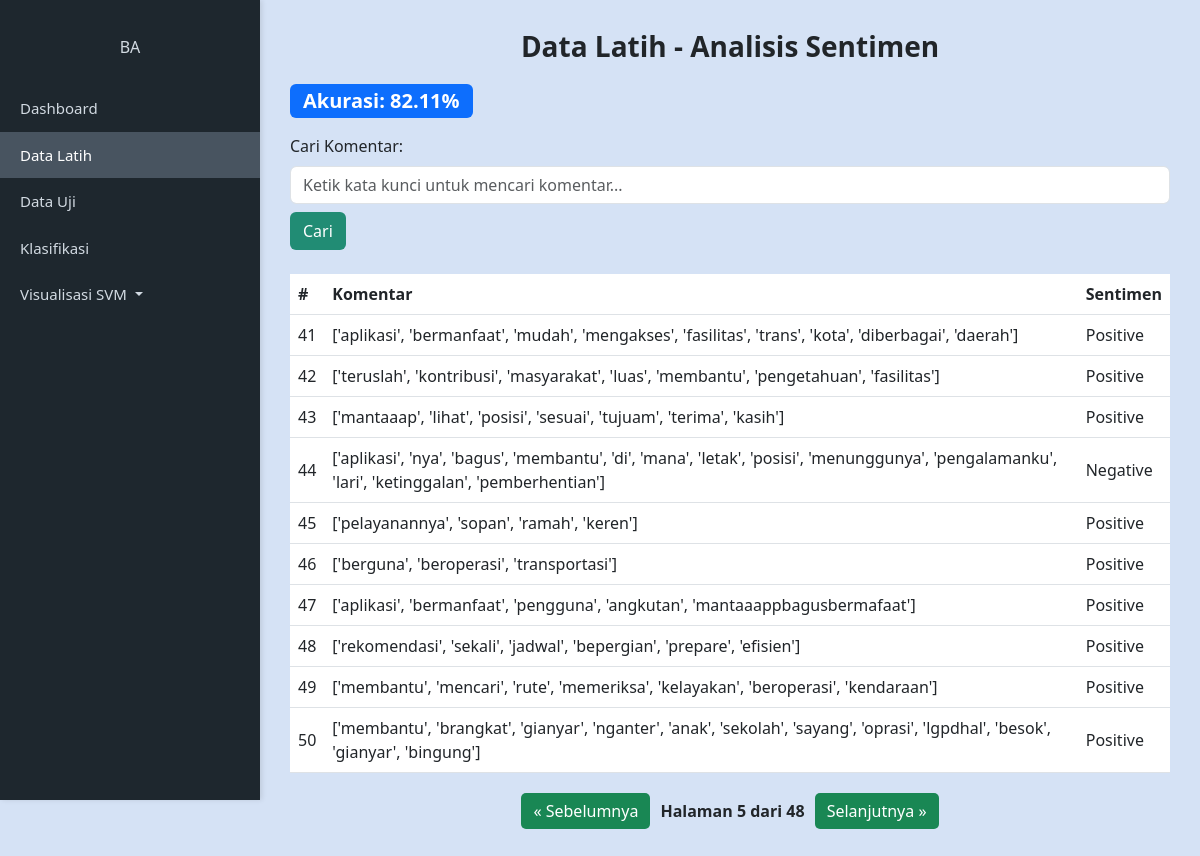
The app's page /?page=5 with its own data.
### tables this page shows
CREATE TABLE "komentar" (
"komentar" TEXT,
  "sentimen" TEXT
);

### main.py (the view)
@app.route('/', methods=['GET'])
def index():
    search_query = request.args.get('search', default="", type=str)
    page = request.args.get('page', default=1, type=int)
    per_page = 10
    offset = (page - 1) * per_page
    conn = sqlite3.connect('DatabaseKAI.db')
    conn.row_factory = sqlite3.Row
    cursor = conn.cursor()
    cursor.execute("SELECT COUNT(*) FROM komentar WHERE komentar LIKE ?", ('%' + search_query + '%',))
    total_rows = cursor.fetchone()[0]
    total_pages = math.ceil(total_rows / per_page)
    cursor.execute("SELECT * FROM komentar WHERE komentar LIKE ? LIMIT ? OFFSET ?", ('%' + search_query + '%', per_page, offset))
    rows = cursor.fetchall()
    highlighted_rows = []
    for row in rows:
        komentar = row["komentar"]
        if search_query:
            pattern = re.compile(re.escape(search_query), re.IGNORECASE)
            komentar = pattern.sub(lambda m: f"<mark>{m.group(0)}</mark>", komentar)
        highlighted_rows.append({
            "komentar": Markup(komentar),
            "sentimen": row["sentimen"]
        })
    with open('./static/akurasi.txt', 'r') as f:
        akurasi_nilai = float(f.read())
    cursor.execute("SELECT COUNT(*) FROM komentar WHERE sentimen='Positif'")
    positif_count = cursor.fetchone()[0]
    cursor.execute("SELECT COUNT(*) FROM komentar WHERE sentimen='Negatif'")
    negatif_count = cursor.fetchone()[0]
    total_count = positif_count + negatif_count
    positif_percent = (positif_count / total_count) * 100 if total_count > 0 else 0
    negatif_percent = (negatif_count / total_count) * 100 if total_count > 0 else 0
    conn.close()
    return render_template('index.html',
                           tabel=highlighted_rows,
                           current_page=page,
                           total_pages=total_pages,
                           search_query=search_query,
                           akurasi=round(akurasi_nilai, 2),
                           positif_percent=round(positif_percent, 2),
                           negatif_percent=round(negatif_percent, 2)
                           )

### templates/index.html (shortened to what this page needs)
    <!DOCTYPE html>
    <html lang="id">
    <head>
        <link href="https://cdn.jsdelivr.net/npm/bootstrap@5.3.0/dist/css/bootstrap.min.css" rel="stylesheet">
        <link rel="stylesheet" type="text/css" href="{{ url_for('static', filename='styles.css') }}">
    </head>
    <body>
        <div class="sidebar">
            <div class="profile">
                <h6 class="mt-2">BA</h6>
            </div>
            <a href="#" class="nav-link">Dashboard</a>
            <a href="#" class="nav-link active">Data Latih</a>
            <a href="#" class="nav-link">Data Uji</a>
            <a href="#" class="nav-link">Klasifikasi</a>
            <a class="nav-link dropdown-toggle" href="#" id="visualisasiDropdown" role="button" data-bs-toggle="dropdown" aria-expanded="false">
                Visualisasi SVM
            </a>
        </div>
        <div class="main-content">
            <h3 class="header-title">Data Latih - Analisis Sentimen</h3>
            <div class="d-flex justify-content-between align-items-center mb-3">
                <div class="badge bg-primary fs-5">Akurasi: {{ akurasi }}%</div>
            </div>
            <div class="mb-4">
                <label for="searchInput" class="form-label">Cari Komentar:</label>
                <form action="{{ url_for('index') }}" method="get">
                    <input type="text" id="searchInput" class="form-control" name="search" value="{{ search_query }}"
                        placeholder="Ketik kata kunci untuk mencari komentar..." />
                    <button class="btn btn-custom mt-2" type="submit">Cari</button>
                </form>
            </div>
            <table class="table">
                <thead>
                    <tr>
                        <th>#</th>
                        <th>Komentar</th>
                        <th>Sentimen</th>
                    </tr>
                </thead>
                <tbody>
                    {% for row in tabel %}
                    <tr>
                        <td>{{ loop.index + ((current_page - 1) * 10) }}</td>
                        <td>{{ row.komentar | safe }}</td>
                        <td>{{ row['sentimen'] }}</td>
                    </tr>
                    {% endfor %}
                </tbody>
            </table>
            <div class="pagination" style="margin-top: 20px;">
                {% if current_page > 1 %}
                <a href="{{ url_for('index', page=current_page-1) }}">&laquo; Sebelumnya</a>
                {% endif %}
                <span>Halaman {{ current_page }} dari {{ total_pages }}</span>
                {% if current_page < total_pages %} <a href="{{ url_for('index', page=current_page+1) }}">Selanjutnya
                    &raquo;</a>
                    {% endif %}
            </div>
        </div>
    </body>
    </html>

### static/styles.css (style rules this page uses)
body { margin: 0; font-family: 'Segoe UI', Tahoma, Geneva, Verdana, sans-serif; background-color: #d5e2f5; display: flex; }
.sidebar { width: 260px; background-color: #1e272e; color: #d2dae2; height: 100vh; position: fixed; box-shadow: 2px 0 5px rgba(0, 0, 0, 0.1); }
.sidebar .profile { text-align: center; padding: 30px 10px 20px; }
.sidebar .nav-link { color: #d2dae2; padding: 12px 20px; font-size: 15px; }
.sidebar .nav-link:hover, .sidebar .nav-link.active { background-color: #485460; color: #fff; }
.main-content { margin-left: 260px; padding: 30px; width: 100%; }
.header-title { font-weight: 600; margin-bottom: 20px; text-align: center; }
.btn-custom { background-color: #218c74; color: white; }
.table thead { background-color: #218c74; color: white; }
.table tbody tr td { vertical-align: middle; }
.pagination { display: flex; justify-content: center; align-items: center; gap: 10px; }
.pagination a { padding: 6px 12px; background-color: #198754; color: white; border-radius: 5px; text-decoration: none; }
.pagination span { font-weight: bold; }

### records on screen
komentar: komentar "['aplikasi', 'bermanfaat', 'mudah', 'mengakses', 'fasilitas', 'trans', 'kota', 'diberbagai', 'daerah']", sentimen "Positive"
komentar: komentar "['teruslah', 'kontribusi', 'masyarakat', 'luas', 'membantu', 'pengetahuan', 'fasilitas']", sentimen "Positive"
komentar: komentar "['mantaaap', 'lihat', 'posisi', 'sesuai', 'tujuam', 'terima', 'kasih']", sentimen "Positive"
komentar: komentar "['aplikasi', 'nya', 'bagus', 'membantu', 'di', 'mana', 'letak', 'posisi', 'menunggunya', 'pengalamanku', 'lari', 'ketinggalan', 'pemberhentian']", sentimen "Negative"
komentar: komentar "['pelayanannya', 'sopan', 'ramah', 'keren']", sentimen "Positive"
komentar: komentar "['berguna', 'beroperasi', 'transportasi']", sentimen "Positive"
komentar: komentar "['aplikasi', 'bermanfaat', 'pengguna', 'angkutan', 'mantaaappbagusbermafaat']", sentimen "Positive"
komentar: komentar "['rekomendasi', 'sekali', 'jadwal', 'bepergian', 'prepare', 'efisien']", sentimen "Positive"
komentar: komentar "['membantu', 'mencari', 'rute', 'memeriksa', 'kelayakan', 'beroperasi', 'kendaraan']", sentimen "Positive"
komentar: komentar "['membantu', 'brangkat', 'gianyar', 'nganter', 'anak', 'sekolah', 'sayang', 'oprasi', 'lgpdhal', 'besok', 'gianyar', 'bingung']", sentimen "Positive"

### other values on screen
{{ akurasi }} "82.11"
{{ current_page }} "5"
{{ total_pages }} "48"
